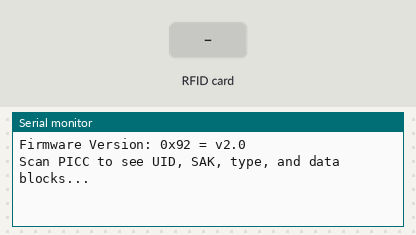
The sketch below on a simulated Arduino Uno, built with avr-gcc and run on an emulated ATmega328P. Parts: the last lines printed to the serial monitor. Inputs (shaded band) come from the test bench.

Above: at 1.2 s.
1.3 s: RFID card 71 4A 2C 2B held to the reader
At 1.9 s:
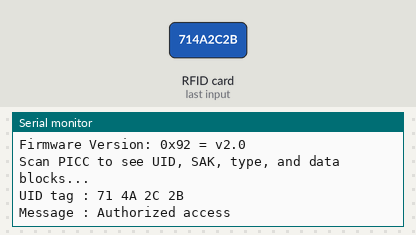
2.8 s: RFID card 5E 7A 19 C4 held to the reader
At 5.5 s:
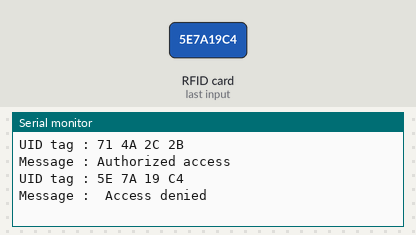

Measured:
- after the input at 1.3 s, the serial monitor: prints a new line at once (image 1)
- after the input at 2.8 s, the serial monitor: prints a new line after 1.5 s (image 2)

The sketch:

RFID.ino
```cpp
// (licence header left out)
#include <SPI.h>
#include <MFRC522.h>

constexpr uint8_t RST_PIN = 9;          // Configurable, see typical pin layout above
constexpr uint8_t SS_PIN = 10;         // Configurable, see typical pin layout above

MFRC522 mfrc522(SS_PIN, RST_PIN);  // Create MFRC522 instance

void setup() {
	Serial.begin(9600);		// Initialize serial communications with the PC
	while (!Serial);		// Do nothing if no serial port is opened (added for Arduinos based on ATMEGA32U4)
	SPI.begin();			// Init SPI bus
	mfrc522.PCD_Init();		// Init MFRC522
	mfrc522.PCD_DumpVersionToSerial();	// Show details of PCD - MFRC522 Card Reader details
	Serial.println(F("Scan PICC to see UID, SAK, type, and data blocks..."));
}

void loop() {
	// Look for new cards
	if ( ! mfrc522.PICC_IsNewCardPresent()) {
		return;
	}

	// Select one of the cards
	if ( ! mfrc522.PICC_ReadCardSerial()) {
		return;
	}

	// Dump debug info about the card; PICC_HaltA() is automatically called
	mfrc522.PICC_DumpToSerial(&(mfrc522.uid));

//Show UID on serial monitor
  Serial.print("UID tag :");
  String content= "";
  byte letter;
  for (byte i = 0; i < mfrc522.uid.size; i++)
  {
     Serial.print(mfrc522.uid.uidByte[i] < 0x10 ? " 0" : " ");
     Serial.print(mfrc522.uid.uidByte[i], HEX);
     content.concat(String(mfrc522.uid.uidByte[i] < 0x10 ? " 0" : " "));
     content.concat(String(mfrc522.uid.uidByte[i], HEX));
  }
  Serial.println();
  Serial.print("Message : ");
  content.toUpperCase();
  if (content.substring(1) == "71 4A 2C 2B") //change here the UID of the card/cards that you want to give access
  {
    Serial.println("Authorized access");
    Serial.println();
    delay(3000);
  }

 else   {
    Serial.println(" Access denied");
    delay(3000);
  }
}
```
